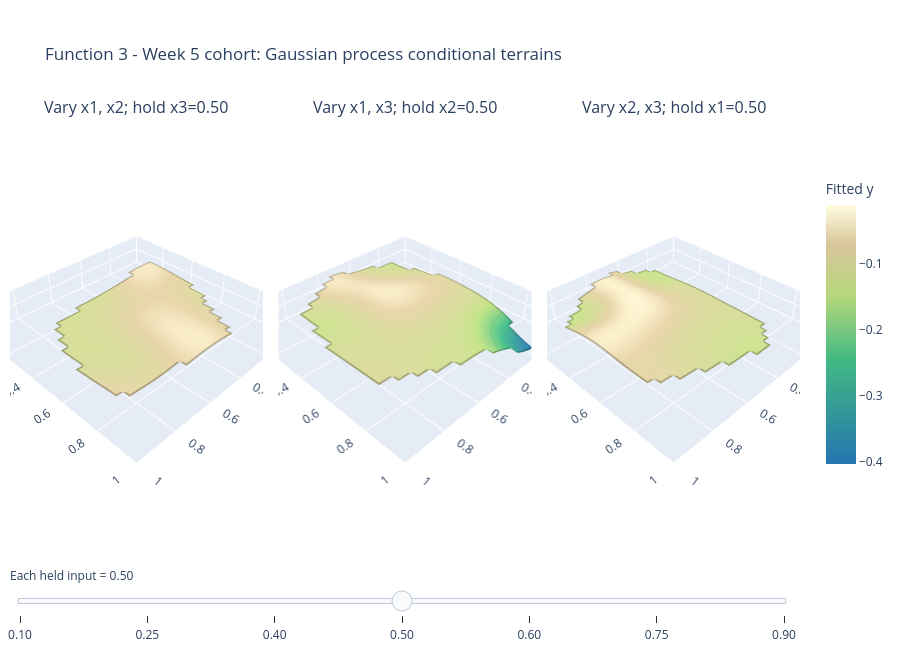

Notebook source saved alongside this figure:
### Markdown cell above
### Inspect curves and conditional planes in the three-input space

Three coordinate curves pass through the incumbent, holding its other two coordinates fixed.
Compare both GP explanations with shared vertical limits. Green crosses match both held
coordinates; measurements elsewhere are not projected onto the curves. Bands are pointwise
mean Â± 1.96 latent-function SD under each model's assumptions, excluding new observation noise.

Each contour plane varies two inputs and fixes the third. Compare kernel ridge and the selected
GP through the incumbent on one output colour scale. Masking uses the full **3D sampled hull**,
rather than an input-pair projection. Blank regions are outside that hull. Rotatable fitted
terrains repeat the sections at seven held values; their surfaces remain model predictions.

### Code cell
best_position = int(np.argmax(raw_y))
anchor = inputs[best_position].copy()
display(plot_coordinate_curves(
    {name: fitted_models[name] for name in gp_names}, inputs, raw_y, anchor,
    save_to=figures/'gp-coordinate-slices.png',
))
contour_rows = []
for name in ['Kernel ridge', best_gp_name]:
    grids = [plane_grid(fitted_models[name], inputs, (a,b), anchor[c]) for a,b,c in PLANE_AXES]
    contour_rows.append((name, grids))
display(plot_contour_sections(contour_rows, raw_y,
    title='Function 3 - Week 5 cohort: fitted output planes through the incumbent',
    save_to=figures/'fitted-output-contour-slices.png'))
slice_values = np.array([0.10, 0.25, 0.40, 0.50, 0.60, 0.75, 0.90])
fitted_slices = build_plane_slices(selected_model, inputs, slice_values)
terrain = interactive_terrain_slices(fitted_slices, slice_values, raw_y,
    title=f'Function 3 - Week 5 cohort: {best_gp_name} conditional terrains',
    save_to=figures/'fitted-terrain-slices.html')
terrain.show(config=PLOT_CONFIG)

### Figure 1 — Plotly figure (JSON) as saved in the notebook; plotly's stock layout.template omitted (floating-point values rounded to 4 significant figures; data arrays with more than 128 entries replaced by an {"elided": "..."} marker saying what was removed)
{"data": [{"coloraxis": "coloraxis", "connectgaps": false, "contours": {"z": {"show": true, "usecolormap": true}}, "hovertemplate": "x1=%{x:.3f}<br>x2=%{y:.3f}<br>x3=0.50<br>Fitted y=%{z:.4f}<extra></extra>", "scene": "scene", "type": "surface", "x": [0.0, 0.03333, 0.06667, 0.1, 0.1333, 0.1667, 0.2, 0.2333, 0.2667, 0.3, 0.3333, 0.3667, 0.4, 0.4333, 0.4667, 0.5, 0.5333, 0.5667, 0.6, 0.6333, 0.6667, 0.7, 0.7333, 0.7667, 0.8, 0.8333, 0.8667, 0.9, 0.9333, 0.9667, 1.0], "y": [0.0, 0.03333, 0.06667, 0.1, 0.1333, 0.1667, 0.2, 0.2333, 0.2667, 0.3, 0.3333, 0.3667, 0.4, 0.4333, 0.4667, 0.5, 0.5333, 0.5667, 0.6, 0.6333, 0.6667, 0.7, 0.7333, 0.7667, 0.8, 0.8333, 0.8667, 0.9, 0.9333, 0.9667, 1.0], "z": {"elided": "31x31 float values"}}, {"coloraxis": "coloraxis", "connectgaps": false, "contours": {"z": {"show": true, "usecolormap": true}}, "hovertemplate": "x1=%{x:.3f}<br>x3=%{y:.3f}<br>x2=0.50<br>Fitted y=%{z:.4f}<extra></extra>", "scene": "scene2", "type": "surface", "x": [0.0, 0.03333, 0.06667, 0.1, 0.1333, 0.1667, 0.2, 0.2333, 0.2667, 0.3, 0.3333, 0.3667, 0.4, 0.4333, 0.4667, 0.5, 0.5333, 0.5667, 0.6, 0.6333, 0.6667, 0.7, 0.7333, 0.7667, 0.8, 0.8333, 0.8667, 0.9, 0.9333, 0.9667, 1.0], "y": [0.0, 0.03333, 0.06667, 0.1, 0.1333, 0.1667, 0.2, 0.2333, 0.2667, 0.3, 0.3333, 0.3667, 0.4, 0.4333, 0.4667, 0.5, 0.5333, 0.5667, 0.6, 0.6333, 0.6667, 0.7, 0.7333, 0.7667, 0.8, 0.8333, 0.8667, 0.9, 0.9333, 0.9667, 1.0], "z": {"elided": "31x31 float values"}}, {"coloraxis": "coloraxis", "connectgaps": false, "contours": {"z": {"show": true, "usecolormap": true}}, "hovertemplate": "x2=%{x:.3f}<br>x3=%{y:.3f}<br>x1=0.50<br>Fitted y=%{z:.4f}<extra></extra>", "scene": "scene3", "type": "surface", "x": [0.0, 0.03333, 0.06667, 0.1, 0.1333, 0.1667, 0.2, 0.2333, 0.2667, 0.3, 0.3333, 0.3667, 0.4, 0.4333, 0.4667, 0.5, 0.5333, 0.5667, 0.6, 0.6333, 0.6667, 0.7, 0.7333, 0.7667, 0.8, 0.8333, 0.8667, 0.9, 0.9333, 0.9667, 1.0], "y": [0.0, 0.03333, 0.06667, 0.1, 0.1333, 0.1667, 0.2, 0.2333, 0.2667, 0.3, 0.3333, 0.3667, 0.4, 0.4333, 0.4667, 0.5, 0.5333, 0.5667, 0.6, 0.6333, 0.6667, 0.7, 0.7333, 0.7667, 0.8, 0.8333, 0.8667, 0.9, 0.9333, 0.9667, 1.0], "z": {"elided": "31x31 float values"}}], "layout": {"annotations": [{"font": {"size": 16}, "showarrow": false, "text": "Vary x1, x2; hold x3=0.50", "x": 0.16, "xanchor": "center", "xref": "paper", "y": 1.0, "yanchor": "bottom", "yref": "paper"}, {"font": {"size": 16}, "showarrow": false, "text": "Vary x1, x3; hold x2=0.50", "x": 0.5, "xanchor": "center", "xref": "paper", "y": 1.0, "yanchor": "bottom", "yref": "paper"}, {"font": {"size": 16}, "showarrow": false, "text": "Vary x2, x3; hold x1=0.50", "x": 0.84, "xanchor": "center", "xref": "paper", "y": 1.0, "yanchor": "bottom", "yref": "paper"}], "coloraxis": {"cmax": -0.01064, "cmin": -0.4022, "colorbar": {"len": 0.75, "title": {"text": "Fitted y"}}, "colorscale": [[0, "#2475b0"], [0.4, "#42b983"], [0.65, "#b6d77a"], [0.85, "#d9c69c"], [1, "#fffde0"]]}, "height": 650, "margin": {"b": 100, "l": 10, "r": 90, "t": 120}, "scene": {"aspectmode": "manual", "aspectratio": {"x": 1, "y": 1, "z": 0.16}, "domain": {"x": [0.0, 0.32], "y": [0.0, 1.0]}, "dragmode": "orbit", "uirevision": "slice-camera", "xaxis": {"range": [0, 1], "title": {"text": "x1"}}, "yaxis": {"range": [0, 1], "title": {"text": "x2"}}, "zaxis": {"nticks": 3, "range": [-0.4022, -0.01064], "title": {"text": "Fitted y"}}}, "scene2": {"aspectmode": "manual", "aspectratio": {"x": 1, "y": 1, "z": 0.16}, "domain": {"x": [0.34, 0.66], "y": [0.0, 1.0]}, "dragmode": "orbit", "uirevision": "slice-camera", "xaxis": {"range": [0, 1], "title": {"text": "x1"}}, "yaxis": {"range": [0, 1], "title": {"text": "x3"}}, "zaxis": {"nticks": 3, "range": [-0.4022, -0.01064], "title": {"text": "Fitted y"}}}, "scene3": {"aspectmode": "manual", "aspectratio": {"x": 1, "y": 1, "z": 0.16}, "domain": {"x": [0.68, 1.0], "y": [0.0, 1.0]}, "dragmode": "orbit", "uirevision": "slice-camera", "xaxis": {"range": [0, 1], "title": {"text": "x2"}}, "yaxis": {"range": [0, 1], "title": {"text": "x3"}}, "zaxis": {"nticks": 3, "range": [-0.4022, -0.01064], "title": {"text": "Fitted y"}}}, "sliders": [{"active": 3, "currentvalue": {"prefix": "Each held input = "}, "steps": [{"args": [["0.10"], {"frame": {"duration": 0, "redraw": true}, "mode": "immediate", "transition": {"duration": 0}}], "label": "0.10", "method": "animate"}, {"args": [["0.25"], {"frame": {"duration": 0, "redraw": true}, "mode": "immediate", "transition": {"duration": 0}}], "label": "0.25", "method": "animate"}, {"args": [["0.40"], {"frame": {"duration": 0, "redraw": true}, "mode": "immediate", "transition": {"duration": 0}}], "label": "0.40", "method": "animate"}, {"args": [["0.50"], {"frame": {"duration": 0, "redraw": true}, "mode": "immediate", "transition": {"duration": 0}}], "label": "0.50", "method": "animate"}, {"args": [["0.60"], {"frame": {"duration": 0, "redraw": true}, "mode": "immediate", "transition": {"duration": 0}}], "label": "0.60", "method": "animate"}, {"args": [["0.75"], {"frame": {"duration": 0, "redraw": true}, "mode": "immediate", "transition": {"duration": 0}}], "label": "0.75", "method": "animate"}, {"args": [["0.90"], {"frame": {"duration": 0, "redraw": true}, "mode": "immediate", "transition": {"duration": 0}}], "label": "0.90", "method": "animate"}], "y": -0.05}], "title": {"text": "Function 3 - Week 5 cohort: Gaussian process conditional terrains"}}}
